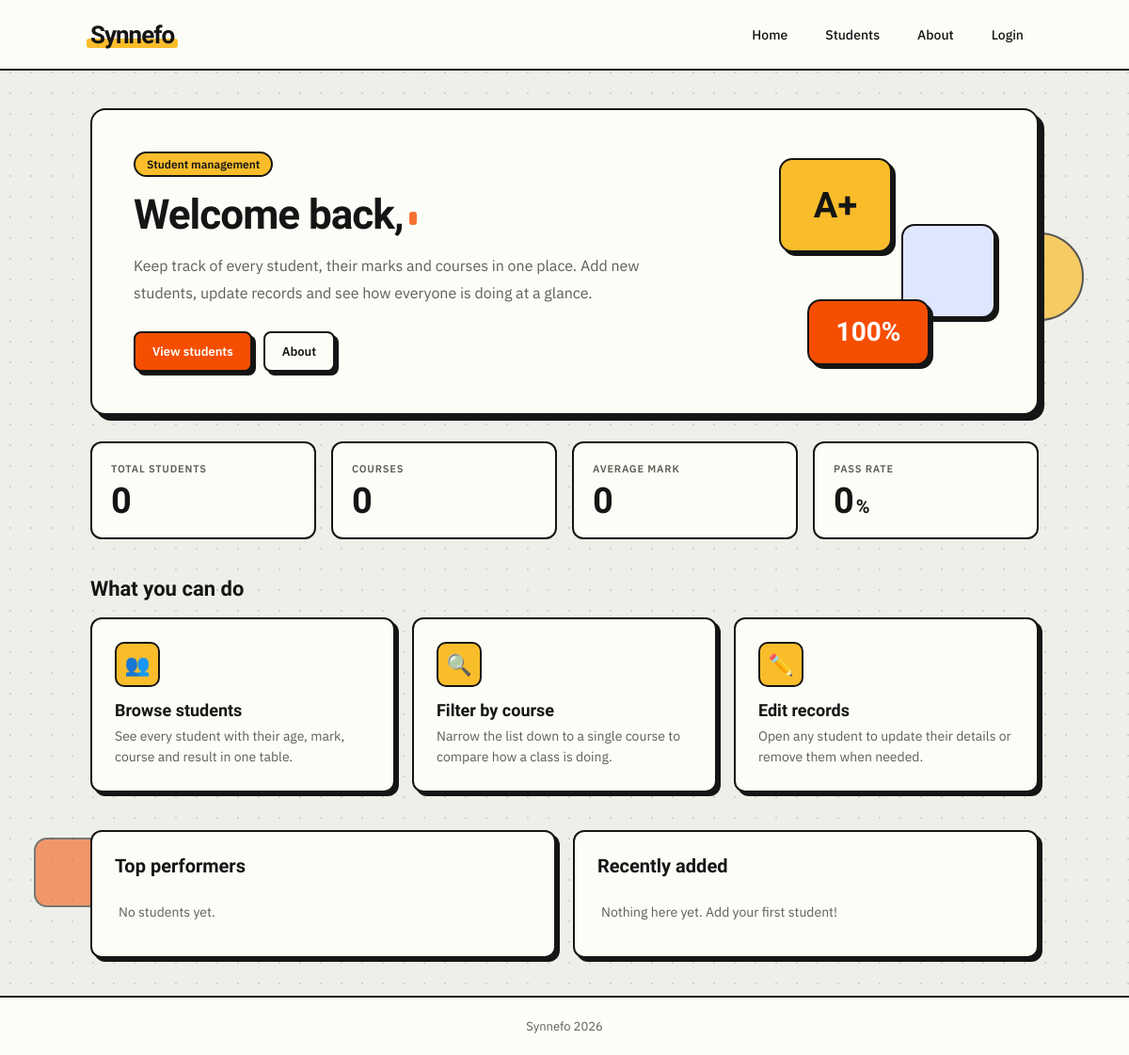
Before: / with the older database file.
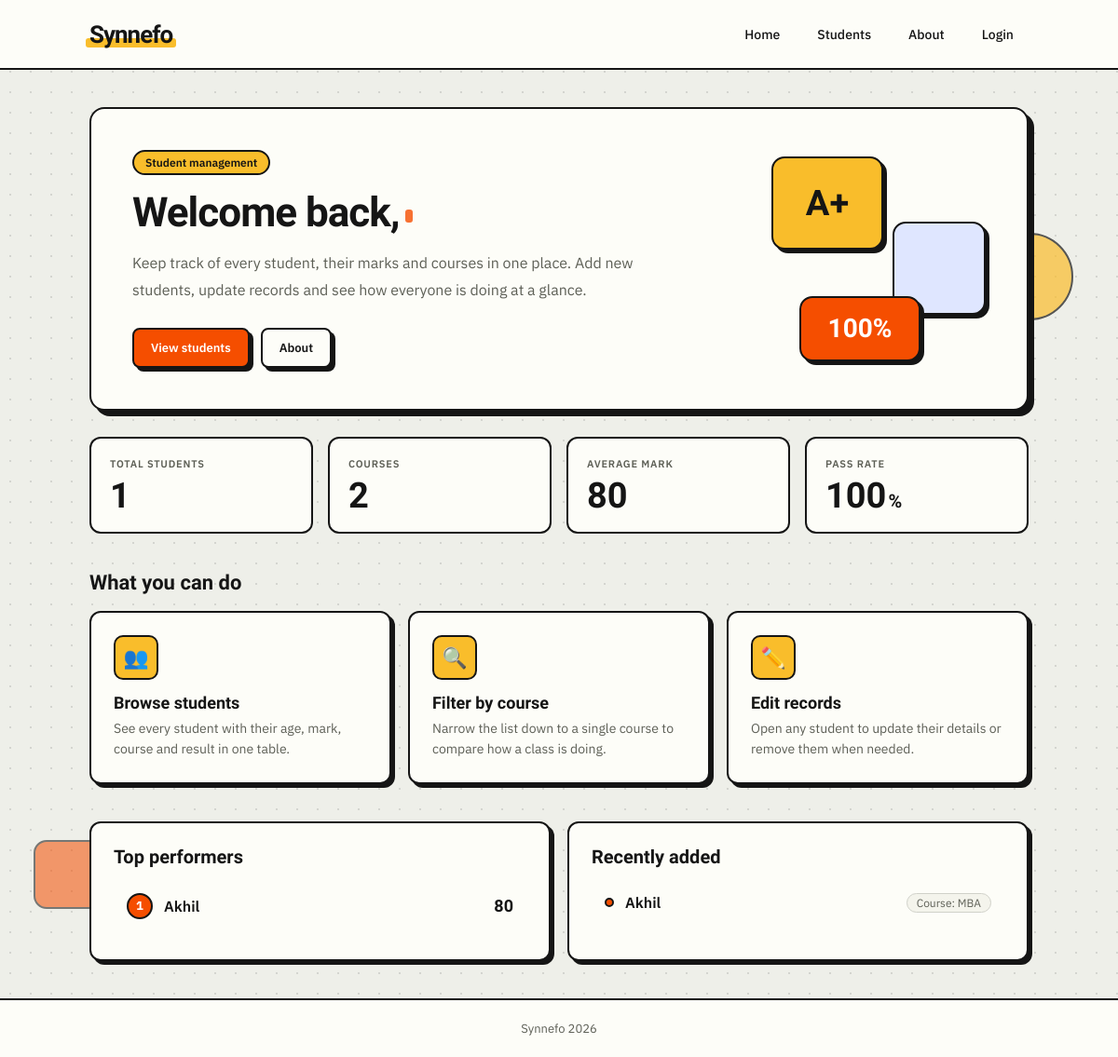
After: the same page with the newer database file.
### app/models.py (models this page shows, shortened)
class Student(models.Model):
    name =  models.CharField(max_length=100)
    age= models.IntegerField()
    course = models.ForeignKey(Course,on_delete=models.CASCADE,related_name='student')
    mark = models.IntegerField()
    image = models.ImageField(upload_to='uploads')

class Course(models.Model):
    name = models.CharField(max_length=15)
    def __str__(self):
        return f'Course: {self.name}'

### app/views.py (the view)
# urls.py: path('',views.home,name='home'),
def home(request):  # http://localhost:8000/
    students = Student.objects.all()
    total = students.count()
    passed = students.filter(mark__gte=35).count()
    average = students.aggregate(avg=Avg('mark'))['avg'] or 0
    print(request.user.is_authenticated)
    context = {
        'total_students': total,
        'total_courses': Course.objects.count(),
        'average_mark': round(average),
        'pass_rate': round(passed / total * 100) if total else 0,
        'top_students': students.order_by('-mark')[:3],
        'recent_students': students.order_by('-id')[:5],
        'is_logged_in':request.user.is_authenticated
    }
    return render(request, 'app/index.html', context)

### templates/app/index.html (shortened to what this page needs)
{% extends 'app/base.html' %}
{% load static %}
{% block contents %}
<section class="home">
    <div class="hero">
        <div class="hero-text">
            <span class="hero-tag">Student management</span>
            <h1>Welcome back, </h1>
            <p>Keep track of every student, their marks and courses in one place.
               Add new students, update records and see how everyone is doing at a glance.</p>
            <div class="hero-actions">
                <a href="{% url 'view_students' %}" class="btn btn-primary">View students</a>
                <a href="/about/" class="btn btn-secondary">About</a>
            </div>
        </div>
        <div class="hero-art" aria-hidden="true">
            <div class="art-card art-card-1">A+</div>
            <div class="art-card art-card-2"></div>
            <div class="art-card art-card-3">100%</div>
        </div>
    </div>
    <div class="home-stats">
        <div class="home-stat">
            <span class="home-stat-label">Total students</span>
            <span class="home-stat-value">{{ total_students }}</span>
        </div>
        <div class="home-stat">
            <span class="home-stat-label">Courses</span>
            <span class="home-stat-value">{{ total_courses }}</span>
        </div>
        <div class="home-stat">
            <span class="home-stat-label">Average mark</span>
            <span class="home-stat-value">{{ average_mark }}</span>
        </div>
        <div class="home-stat">
            <span class="home-stat-label">Pass rate</span>
            <span class="home-stat-value">{{ pass_rate }}<small>%</small></span>
        </div>
    </div>
    <h2 class="section-title">What you can do</h2>
    <div class="feature-grid">
        <a href="{% url 'view_students' %}" class="feature-card">
            <span class="feature-icon">&#128101;</span>
            <h3>Browse students</h3>
            <p>See every student with their age, mark, course and result in one table.</p>
        </a>
        <a href="{% url 'view_students' %}" class="feature-card">
            <span class="feature-icon">&#128269;</span>
            <h3>Filter by course</h3>
            <p>Narrow the list down to a single course to compare how a class is doing.</p>
        </a>
        <a href="{% url 'view_students' %}" class="feature-card">
            <span class="feature-icon">&#9999;&#65039;</span>
            <h3>Edit records</h3>
            <p>Open any student to update their details or remove them when needed.</p>
        </a>
    </div>
    <div class="home-columns">
        <div class="panel">
            <h2>Top performers</h2>
            <ol class="rank-list">
                {% for s in top_students %}
                <li>
                    <a href="/students/{{ s.id }}/">
                        <span class="rank-num">{{ forloop.counter }}</span>
                        <span class="rank-name">{{ s.name }}</span>
                        <span class="rank-mark">{{ s.mark }}</span>
                    </a>
                </li>
                {% empty %}
                <li class="panel-empty">No students yet.</li>
                {% endfor %}
            </ol>
        </div>
        <div class="panel">
            <h2>Recently added</h2>
            <ul class="recent-list">
                {% for s in recent_students %}
                <li>
                    <a href="/students/{{ s.id }}/">
                        <span class="recent-dot"></span>
                        <span class="rank-name">{{ s.name }}</span>
                        <span class="recent-course">{{ s.course }}</span>
                    </a>
                </li>
                {% empty %}
                <li class="panel-empty">Nothing here yet. Add your first student!</li>
                {% endfor %}
            </ul>
        </div>
    </div>
</section>
{% endblock %}

### templates/app/base.html (shortened to what this page needs)
{% load static %}
<!DOCTYPE html>
<html lang="en">
<head>
    <link rel="stylesheet" href="{% static 'css/index.css' %}">
</head>
<body>
    <header>
        <h3>Synnefo</h3>
        <nav>
            <a href="/">Home</a>
            <a href="/students">Students</a>
            <a href="/about">About</a>
            {% if is_logged_in %}
                <a href="/accounts/logout">Logout</a>
            {% else %}
                <a href="/accounts/login">Login</a>
            {% endif%}
        </nav>
    </header>
    <main>
        {% block contents%}{% endblock %}
    </main>
    <footer>
        Synnefo 2026
    </footer>
</body>
</html>

Changed rows visible on the page:
added Student: name "Akhil", mark "80", course "Course: MBA"
Other visible differences:
{{ total_students }}: "0" → "1"
{{ total_courses }}: "0" → "2"
{{ average_mark }}: "0" → "80"
{{ pass_rate }}: "0" → "100"
text no longer shown: "No students yet. Nothing here yet. Add your first student!"
